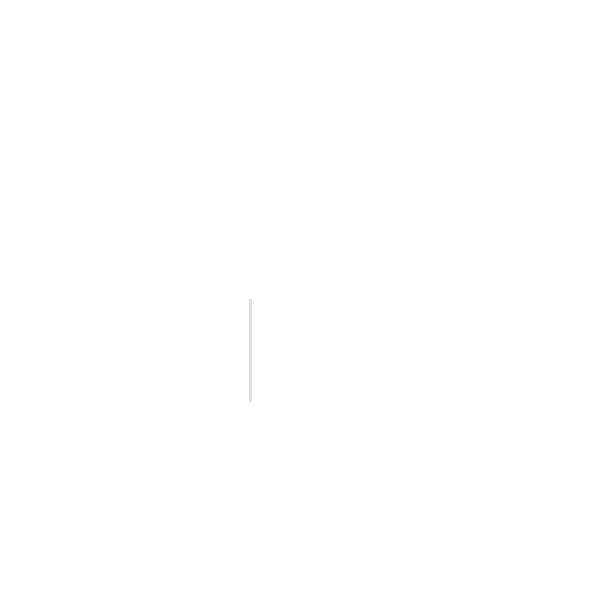
Frame 1 (no input)
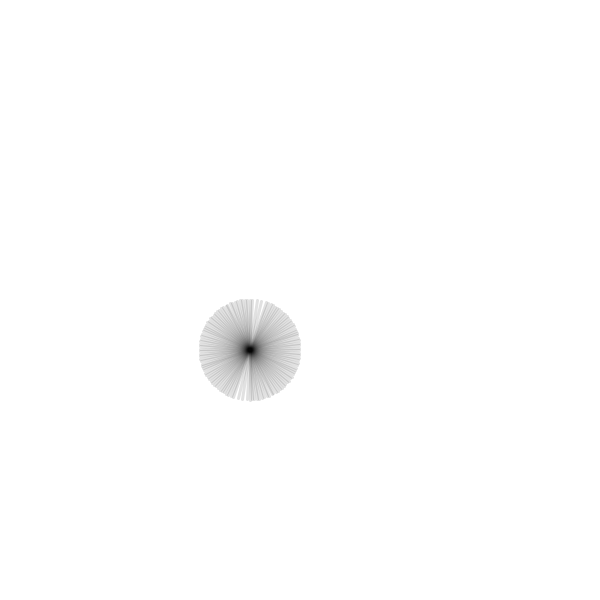
Frame 60 (the mouse pressed at the canvas centre just before this capture)
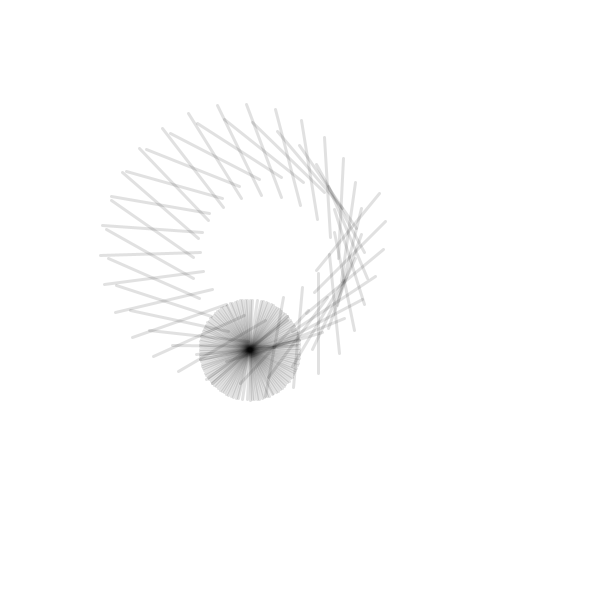
Frame 120 (the mouse held since frame 60 and released just before this capture)

The Processing sketch that drew these frames (run headless with seeded random() and noise(); from frame 60 on, the mouse is pressed at the canvas centre):

// Processing sketch: test_32_pde
// ── test_32_pde.pde
void setup() {
   size(600, 600);
   background(255);
   smooth();
   strokeWeight(3);
   //noLoop();
}

float counter = 0;
float counter2 = 0;
float nx, ny;
float cx = 250;
float cy = 250;
float cRadius = 100;

void draw() {
   stroke(0, 30);
   float nx = sin(counter2) * cRadius + cx;
   float ny = cos(counter2) * cRadius + cy;
   
   float x1 = nx - sin(counter) * 50;
   float y1 = ny - cos(counter) * 50;
   float x2 = nx + sin(counter) * 50;
   float y2 = ny + cos(counter) * 50;
   line(x1, y1, x2, y2);
   
   counter += 0.1;
   if(counter > 2 * PI) {
      counter = 0; 
   }
   counter2 += (mouseX / ((float) width * 2));
   if(counter2 > 2 * PI) {
      counter2 = 0; 
   }
}
